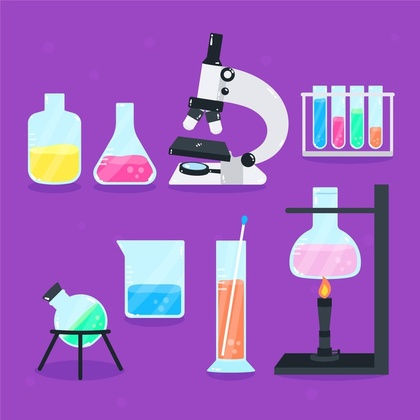
%> input picture chemis.jpg, 420 x 420 px, shrunk from 626 x 626 before the run
$ octave binario.m   (GNU Octave 9; MATLAB toolbox functions it lacks are replaced by stand-ins)
%> lines starting %> are read from the running program, lines starting %| are printed output that depends on the picture

A=input('Inicio de intervalo A = ');
%> the answer given: 3
B=input('Fin de intervalo B = ');
%> the answer given: 3
s1=input('Nivel de gris s1 = ');
%> the answer given: 3

%Transformacion de gris a color
imagen=imread('chemis.jpg');
%> imagen is the input picture: size 420x420x3 uint8; mean R, G, B 157.2, 97.3, 192.4
gris=rgb2gray(imagen);
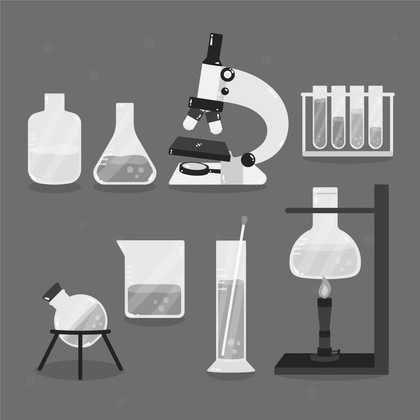
%> gris: size 420x420 uint8; min 9, max 255, mean 126
[a,b]=size(gris);
%> a = 420; b = 420


%Funcion de transformación
ibinario=zeros(size(gris));
segmentacion=zeros(size(gris));
 for i=1:a
    for j=1:b
        pixel=gris(i,j);
        if pixel>=A && pixel<B
            ibinario(i,j)=s1;
            segmentacion(i,j)=s1;
        else
            segmentacion(i,j)=pixel;
            ibinario(i,j)=0;
        end
    end
 end
%> ibinario: size 420x420 double; every value is 0

 %Grafico
y=1:255;
y1=1:255;
x=1:255;
  for k=1:255
        if x(k)>=A && x(k)<B
            y(k)=s1;
            y1(k)=s1;
        else
            y1(k)=x(k);
            y(k)=0;
        end
 end


subplot(2,2,1),imshow(gris)
subplot(2,2,2),imshow(uint8(ibinario))
subplot(2,2,3),plot(x,y,'k'), xlabel('r'), ylabel('s'),axis([0 300 0 300]),grid on
%r valores en grises orginiales
%s valores de  grises nuevos
title('Binario de una imagen')
legend('T(r)')
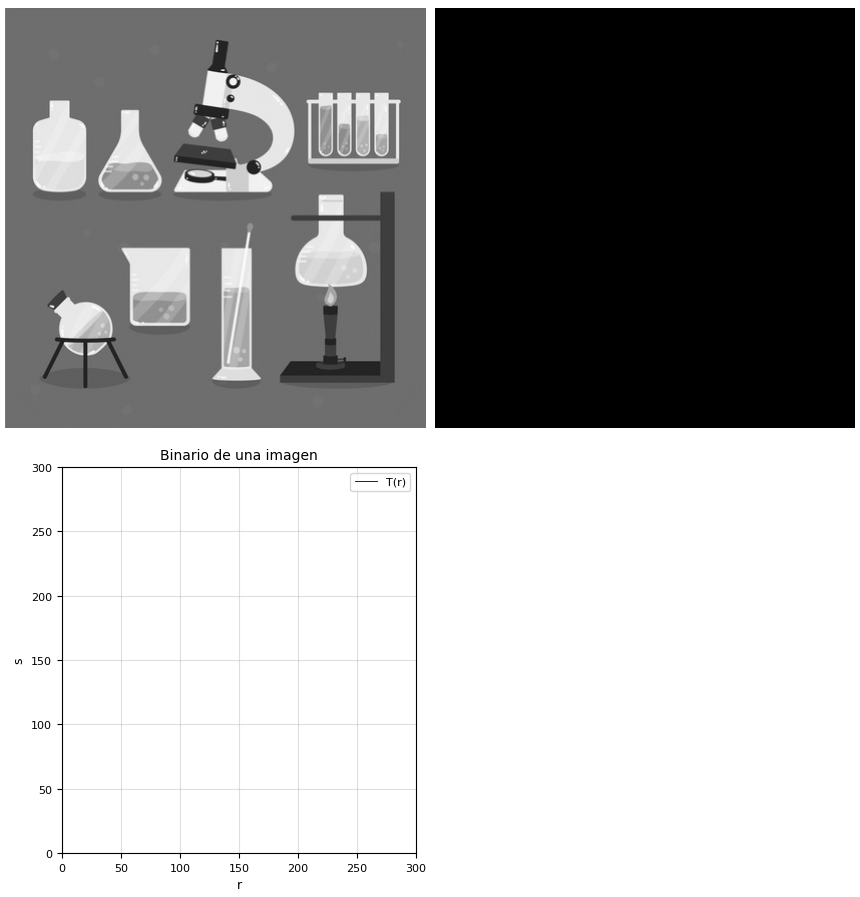
%> figure redrawn from the program's plot data, 3 panels
figure
subplot(2,2,1),imshow(gris)
subplot(2,2,2),imshow(uint8(segmentacion))
subplot(2,2,3),plot(x,y1,'k'), xlabel('r'), ylabel('s'),axis([0 300 0 300]), grid on
title('Segmentación de una imagen')
legend('T(r)')
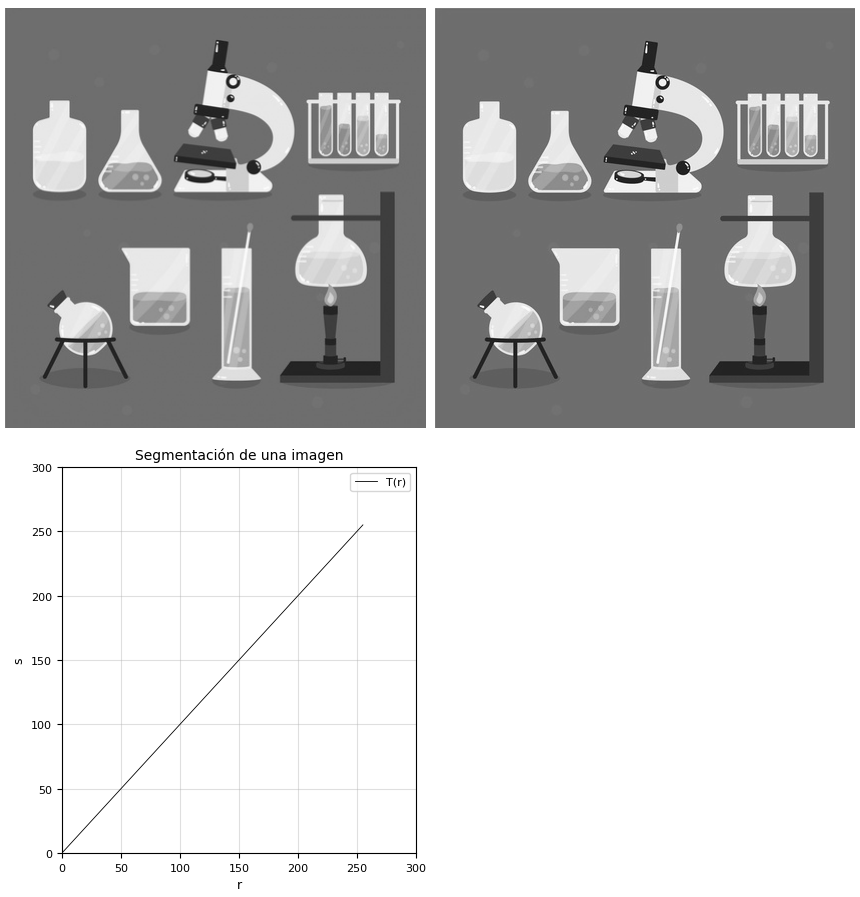
%> figure redrawn from the program's plot data, 3 panels
hold on
